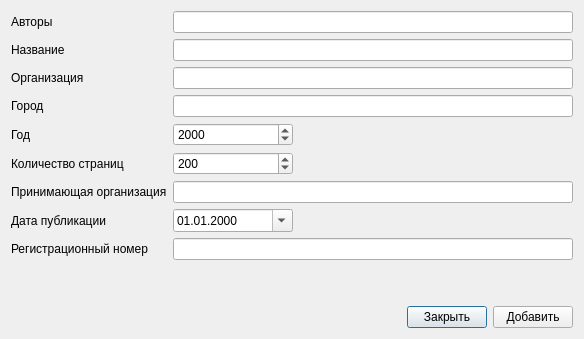
<?xml version="1.0" encoding="UTF-8"?>
<ui version="4.0">
 <class>RefDeposManuscriptDialog</class>
 <widget class="QDialog" name="RefDeposManuscriptDialog">
  <property name="geometry">
   <rect>
    <x>0</x>
    <y>0</y>
    <width>638</width>
    <height>369</height>
   </rect>
  </property>
  <property name="windowTitle">
   <string>biblref - Депонированная рукопись</string>
  </property>
  <property name="windowIcon">
   <iconset resource="biblref.qrc">
    <normaloff>:/icons/icons/biblref.png</normaloff>:/icons/icons/biblref.png</iconset>
  </property>
  <layout class="QVBoxLayout" name="verticalLayout">
   <property name="sizeConstraint">
    <enum>QLayout::SetFixedSize</enum>
   </property>
   <item>
    <layout class="QGridLayout" name="gridLayout">
     <item row="0" column="0">
      <widget class="QLabel" name="label_3">
       <property name="text">
        <string>Авторы</string>
       </property>
      </widget>
     </item>
     <item row="0" column="1">
      <widget class="QLineEdit" name="lineEdit_authors">
       <property name="minimumSize">
        <size>
         <width>400</width>
         <height>0</height>
        </size>
       </property>
       <property name="toolTip">
        <string>Разделитель имен - точка с запятой, разделитель инициалов - пробел.
Пример: А. А. Артемов; П. П. Петров</string>
       </property>
      </widget>
     </item>
     <item row="1" column="0">
      <widget class="QLabel" name="label">
       <property name="text">
        <string>Название</string>
       </property>
      </widget>
     </item>
     <item row="1" column="1">
      <widget class="QLineEdit" name="lineEdit_title">
       <property name="minimumSize">
        <size>
         <width>400</width>
         <height>0</height>
        </size>
       </property>
      </widget>
     </item>
     <item row="2" column="0">
      <widget class="QLabel" name="label_2">
       <property name="text">
        <string>Организация</string>
       </property>
      </widget>
     </item>
     <item row="2" column="1">
      <widget class="QLineEdit" name="lineEdit_organization_1">
       <property name="minimumSize">
        <size>
         <width>400</width>
         <height>0</height>
        </size>
       </property>
      </widget>
     </item>
     <item row="3" column="0">
      <widget class="QLabel" name="label_5">
       <property name="text">
        <string>Город</string>
       </property>
      </widget>
     </item>
     <item row="3" column="1">
      <widget class="QLineEdit" name="lineEdit_city">
       <property name="minimumSize">
        <size>
         <width>400</width>
         <height>0</height>
        </size>
       </property>
      </widget>
     </item>
     <item row="4" column="0">
      <widget class="QLabel" name="label_6">
       <property name="text">
        <string>Год</string>
       </property>
      </widget>
     </item>
     <item row="4" column="1">
      <layout class="QHBoxLayout" name="horizontalLayout_3">
       <item>
        <widget class="QSpinBox" name="spinBox_year">
         <property name="minimumSize">
          <size>
           <width>120</width>
           <height>0</height>
          </size>
         </property>
         <property name="maximumSize">
          <size>
           <width>120</width>
           <height>16777215</height>
          </size>
         </property>
         <property name="maximum">
          <number>3000</number>
         </property>
         <property name="value">
          <number>2000</number>
         </property>
        </widget>
       </item>
       <item>
        <spacer name="horizontalSpacer_3">
         <property name="orientation">
          <enum>Qt::Horizontal</enum>
         </property>
         <property name="sizeHint" stdset="0">
          <size>
           <width>40</width>
           <height>20</height>
          </size>
         </property>
        </spacer>
       </item>
      </layout>
     </item>
     <item row="5" column="0">
      <widget class="QLabel" name="label_7">
       <property name="text">
        <string>Количество страниц</string>
       </property>
      </widget>
     </item>
     <item row="5" column="1">
      <layout class="QHBoxLayout" name="horizontalLayout_5">
       <item>
        <widget class="QSpinBox" name="spinBox_pages">
         <property name="minimumSize">
          <size>
           <width>120</width>
           <height>0</height>
          </size>
         </property>
         <property name="maximumSize">
          <size>
           <width>120</width>
           <height>16777215</height>
          </size>
         </property>
         <property name="minimum">
          <number>1</number>
         </property>
         <property name="maximum">
          <number>1000000</number>
         </property>
         <property name="value">
          <number>200</number>
         </property>
        </widget>
       </item>
       <item>
        <spacer name="horizontalSpacer_5">
         <property name="orientation">
          <enum>Qt::Horizontal</enum>
         </property>
         <property name="sizeHint" stdset="0">
          <size>
           <width>40</width>
           <height>20</height>
          </size>
         </property>
        </spacer>
       </item>
      </layout>
     </item>
     <item row="6" column="0">
      <widget class="QLabel" name="label_4">
       <property name="text">
        <string>Принимающая организация</string>
       </property>
      </widget>
     </item>
     <item row="6" column="1">
      <widget class="QLineEdit" name="lineEdit_organization_2">
       <property name="minimumSize">
        <size>
         <width>400</width>
         <height>0</height>
        </size>
       </property>
      </widget>
     </item>
     <item row="7" column="0">
      <widget class="QLabel" name="label_9">
       <property name="text">
        <string>Дата публикации</string>
       </property>
      </widget>
     </item>
     <item row="7" column="1">
      <layout class="QHBoxLayout" name="horizontalLayout_6">
       <item>
        <widget class="QDateEdit" name="dateEdit">
         <property name="minimumSize">
          <size>
           <width>120</width>
           <height>0</height>
          </size>
         </property>
         <property name="maximumSize">
          <size>
           <width>120</width>
           <height>16777215</height>
          </size>
         </property>
         <property name="displayFormat">
          <string>dd.MM.yyyy</string>
         </property>
         <property name="calendarPopup">
          <bool>true</bool>
         </property>
        </widget>
       </item>
       <item>
        <spacer name="horizontalSpacer_6">
         <property name="orientation">
          <enum>Qt::Horizontal</enum>
         </property>
         <property name="sizeHint" stdset="0">
          <size>
           <width>40</width>
           <height>20</height>
          </size>
         </property>
        </spacer>
       </item>
      </layout>
     </item>
     <item row="8" column="0">
      <widget class="QLabel" name="label_8">
       <property name="text">
        <string>Регистрационный номер</string>
       </property>
      </widget>
     </item>
     <item row="8" column="1">
      <widget class="QLineEdit" name="lineEdit_regnumber">
       <property name="minimumSize">
        <size>
         <width>400</width>
         <height>0</height>
        </size>
       </property>
      </widget>
     </item>
    </layout>
   </item>
   <item>
    <spacer name="verticalSpacer">
     <property name="orientation">
      <enum>Qt::Vertical</enum>
     </property>
     <property name="sizeHint" stdset="0">
      <size>
       <width>20</width>
       <height>40</height>
      </size>
     </property>
    </spacer>
   </item>
   <item>
    <layout class="QHBoxLayout" name="horizontalLayout">
     <item>
      <spacer name="horizontalSpacer">
       <property name="orientation">
        <enum>Qt::Horizontal</enum>
       </property>
       <property name="sizeHint" stdset="0">
        <size>
         <width>40</width>
         <height>20</height>
        </size>
       </property>
      </spacer>
     </item>
     <item>
      <widget class="QPushButton" name="pushButton_close">
       <property name="text">
        <string>Закрыть</string>
       </property>
      </widget>
     </item>
     <item>
      <widget class="QPushButton" name="pushButton_add">
       <property name="text">
        <string>Добавить</string>
       </property>
      </widget>
     </item>
    </layout>
   </item>
  </layout>
 </widget>
 <tabstops>
  <tabstop>lineEdit_authors</tabstop>
  <tabstop>lineEdit_title</tabstop>
  <tabstop>lineEdit_organization_1</tabstop>
  <tabstop>lineEdit_city</tabstop>
  <tabstop>spinBox_year</tabstop>
  <tabstop>spinBox_pages</tabstop>
  <tabstop>lineEdit_organization_2</tabstop>
  <tabstop>dateEdit</tabstop>
  <tabstop>lineEdit_regnumber</tabstop>
  <tabstop>pushButton_add</tabstop>
  <tabstop>pushButton_close</tabstop>
 </tabstops>
 <resources>
  <include location="biblref.qrc"/>
 </resources>
 <connections>
  <connection>
   <sender>pushButton_close</sender>
   <signal>clicked()</signal>
   <receiver>RefDeposManuscriptDialog</receiver>
   <slot>hide()</slot>
   <hints>
    <hint type="sourcelabel">
     <x>606</x>
     <y>494</y>
    </hint>
    <hint type="destinationlabel">
     <x>410</x>
     <y>274</y>
    </hint>
   </hints>
  </connection>
 </connections>
</ui>
